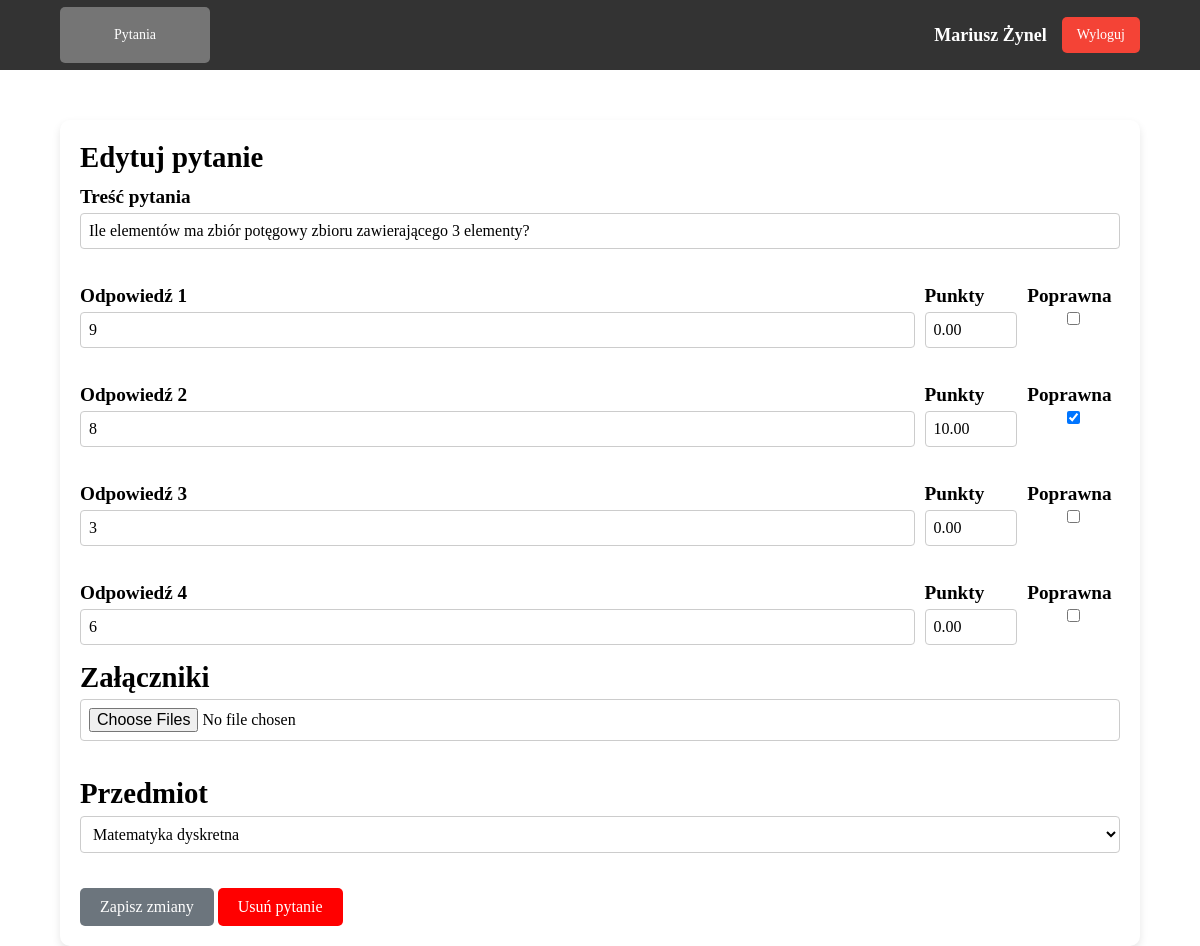
The app's page /teacher/edit_question.php?question_id=106 (signed in) with its own data.
### tables this page shows
CREATE TABLE `tPytania` (
  `ID` int NOT NULL,
  `id_przedmiotu` int NOT NULL,
  `id_wykladowcy` int NOT NULL,
  `typ` varchar(255) DEFAULT NULL,
  `tresc` text NOT NULL,
  `data_stworzenia` datetime DEFAULT CURRENT_TIMESTAMP,
  `data_aktualizacji` datetime DEFAULT CURRENT_TIMESTAMP ON UPDATE CURRENT_TIMESTAMP
);

CREATE TABLE `tOdpowiedzi` (
  `ID` int NOT NULL,
  `id_pytania` int NOT NULL,
  `tresc` text NOT NULL,
  `data_stworzenia` datetime DEFAULT CURRENT_TIMESTAMP,
  `data_aktualizacji` datetime DEFAULT CURRENT_TIMESTAMP ON UPDATE CURRENT_TIMESTAMP,
  `correct` tinyint(1) NOT NULL,
  `punkty` decimal(5,2) NOT NULL DEFAULT '0.00'
);

CREATE TABLE `tPrzedmioty` (
  `ID` int NOT NULL,
  `nazwa` varchar(100) NOT NULL,
  `uwagi` text,
  `id_kierunku` int DEFAULT NULL
);

### public/teacher/edit_question.php (the view, shortened to what this page needs)
<?php
require_once('../../config/connect.php');
$questionId = intval($_GET['question_id']);
$query = "SELECT * FROM tPytania WHERE ID = $questionId";
$questionResult = mysqli_query($conn, $query);
$questionData = mysqli_fetch_assoc($questionResult);
$answers = getAnswersByQuestionId($conn, $questionId);
$allSubjectsQuery = "SELECT * FROM tPrzedmioty";
$allSubjectsInfo = mysqli_query($conn, $allSubjectsQuery);
function getAnswersByQuestionId($conn, $questionId) {
    $query = "SELECT * FROM tOdpowiedzi WHERE id_pytania = $questionId";
    return mysqli_query($conn, $query);
}
?>
<!DOCTYPE html>
<html lang="en">
<head>
    <link rel="stylesheet" href="../../assets/css/main.css">
</head>
<body>
    <header>
        <div class="header-content">
            <div class="left-header">
                <a class="nav-btn" href="questions.php">Pytania</a>
            </div>
            <div class="right-header">
                <span class="name"><?php echo $_SESSION['user_name'] . ' ' . $_SESSION['user_surname']; ?></span>
                <?php
                    include('../../includes/logout_modal.php');
                ?>
            </div>
        </div>
    </header>
    <main class="main">
        <div class="container">
            <h1>Edytuj pytanie</h1>
            <form action="../../includes/teacher/update_question.php" method="POST" enctype="multipart/form-data">
                <h4>Treść pytania</h4>
                <input type="text" name="question_text" value="<?php echo $questionData['tresc']; ?>" required>
                <div id="answers-container">
                        <?php
                        $counter = 1;
                        while ($answer = mysqli_fetch_assoc($answers)): ?>
                                <div class="answer-options" style="display: flex; justify-content: space-between; gap: 10px; margin-top: 10px;">
                                    <div style="flex: 9;">
                                        <h4>Odpowiedź <?php echo $counter++; ?></h4>
                                        <input type="text" name="answers[<?php echo $answer['ID']; ?>][text]" value="<?php echo $answer['tresc']; ?>" required>
                                    </div>
                                    <div style="flex: 1;">
                                        <h4>Punkty</h4>
                                        <input type="number" name="answers[<?php echo $answer['ID']; ?>][points]" value="<?php echo $answer['punkty']; ?>" required>
                                    </div>
                                    <div style="flex: 1;">
                                        <h4>Poprawna</h4>
                                        <input type="checkbox" name="answers[<?php echo $answer['ID']; ?>][correct]" value="1" <?php echo ($answer['correct'] == 1) ? 'checked' : ''; ?>>
                                    </div>
                                </div>
                        <?php endwhile; ?>
                </div>
                <h1>Załączniki</h1>
                <input type="file" id="attachment-input" accept="image/*" name="attachment[]" multiple>
                <h1>Przedmiot</h1>
                <select name="subject" required>
                    <?php while ($allSubject = mysqli_fetch_assoc($allSubjectsInfo)): ?>
                        <option value="<?php echo $allSubject['ID']; ?>"
                                <?php echo ($allSubject['ID'] == $questionData['id_przedmiotu']) ? 'selected' : ''; ?>>
                            <?php echo $allSubject['nazwa']; ?>
                        </option>
                    <?php endwhile; ?>
                </select>
                <button type="submit" name="action" value="update" class="submit-btn">Zapisz zmiany</button>
                <button type="submit" name="action" value="delete" class="submit-btn" id="delete-btn">Usuń pytanie</button>
            </form>
        </div>
    </main>
</body>
</html>

### assets/css/main.css (style rules this page uses)
* { padding: 0px; margin: 0px; border: none; }
*, *::before, *::after { box-sizing: border-box; }
a, a:link, a:visited { text-decoration: none; }
aside, nav, footer, header, section, main { display: block; }
h1, h2, h3, h4, h5, h6, p { font-size: inherit; font-weight: inherit; }
input, textarea, button, select { font-family: inherit; font-size: inherit; color: inherit; background-color: transparent; }
button, input[type=submit] { display: inline-block; box-shadow: none; background-color: transparent; background: none; cursor: pointer; }
h1 { font-size: 1.8rem; font-weight: bold; line-height: 1.2; }
h4 { font-size: 1.2rem; font-weight: bold; line-height: 1.2; margin-top: 10px; }
.container { width: 90%; padding: 20px; box-shadow: 0px 4px 8px rgba(0, 0, 0, 0.1); border-radius: 10px; }
.main { margin-top: 50px; display: flex; justify-content: center; align-items: center; }
header { height: 70px; width: 100%; background-color: #333333; display: flex; align-items: center; justify-content: center; }
.header-content { width: 90%; display: flex; justify-content: space-between; }
.right-header { display: flex; justify-content: space-between; align-items: center; gap: 15px; }
.left-header { display: flex; justify-content: space-between; align-items: center; gap: 15px; }
.nav-btn { background-color: #757575; color: white; width: 150px; padding: 20px 20px; cursor: pointer; font-size: 14px; border-radius: 5px; text-align: center; }
.name { font-size: 18px; font-weight: bold; color: #fff; }
input, textarea, select { width: 100%; padding: 8px; margin: 5px 0 15px 0; border: 1px solid #ccc; border-radius: 4px; }
.submit-btn { background-color: #4CAF50; color: white; border: none; padding: 10px 20px; border-radius: 4px; cursor: pointer; margin-top: 20px; }
#delete-btn { background-color: red; }
.submit-btn { background-color: #6c757d; color: white; border: none; padding: 10px 20px; font-size: 16px; border-radius: 5px; cursor: pointer; transition: background-color 0.3s ease; }

### records on screen
tpytania: question_text "Ile elementów ma zbiór potęgowy zbioru zawierającego 3 elementy?", subject "Matematyka dyskretna"
todpowiedzi: tresc "9", punkty "0.00"
todpowiedzi: tresc "8", punkty "10.00", correct "☑"
todpowiedzi: tresc "3", punkty "0.00"
todpowiedzi: tresc "6", punkty "0.00"

### other values on screen
$_SESSION['user_name'] "Mariusz"
$_SESSION['user_surname'] "Żynel"
